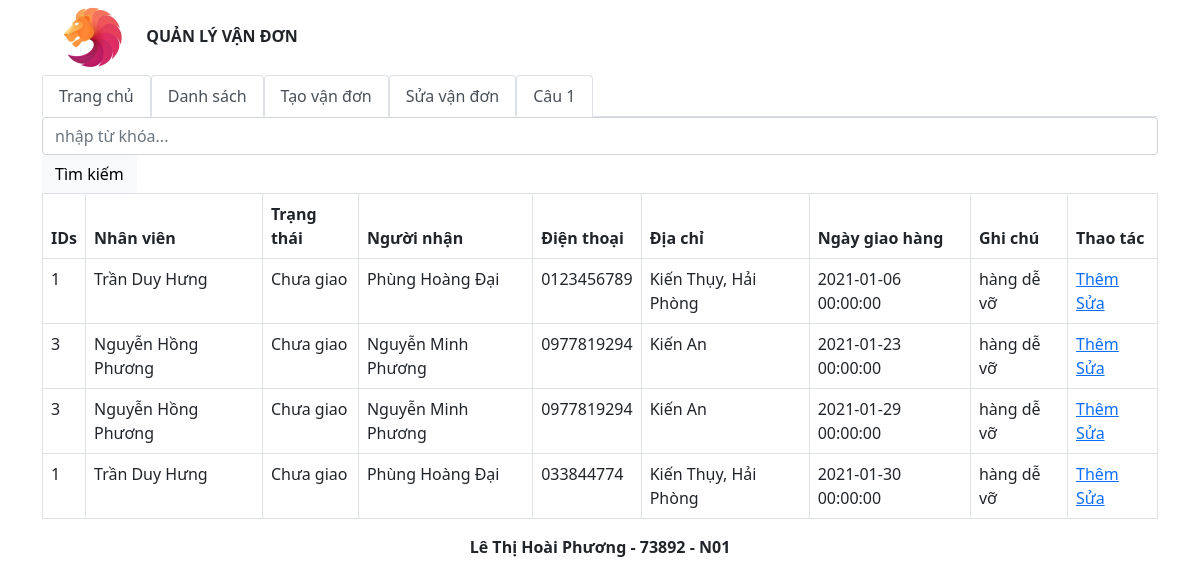
Page /danhsachvandon.php on the committed database.
### tables this page shows
CREATE TABLE `vandon` (
  `id` varchar(32) NOT NULL,
  `nhanvien_id` int(11) NOT NULL,
  `trangthai` int(11) NOT NULL,
  `nguoinhan` varchar(255) NOT NULL,
  `dienthoai` varchar(10) NOT NULL,
  `diachi` text NOT NULL,
  `ngaygiaohang` datetime NOT NULL,
  `ghichu` text NOT NULL
);

CREATE TABLE `nhanvien` (
  `id` int(11) NOT NULL,
  `hovaten` varchar(255) NOT NULL,
  `dienthoai` varchar(10) NOT NULL,
  `email` varchar(255) NOT NULL,
  `diachi` text NOT NULL
);

### backend.php (called while the page is built, shortened)
<?php
	$conn = new PDO('mysql:host=web.com.local;dbname=student','student','123456');
	function layvandon(){
		global $conn;
		$sql = "SELECT *, vandon.id as idvd, vandon.dienthoai as sdt, vandon.diachi as dc FROM vandon INNER JOIN nhanvien ON vandon.nhanvien_id = nhanvien.id";
		$stmt = $conn->prepare($sql);
		$stmt->execute();
		return $stmt->fetchAll();
	}
 ?>

### danhsachvandon.php (the view, shortened to what this page needs)
<?php
	include('backend.php');
	$vandon = layvandon();
 ?>
<!DOCTYPE html>
<html>
<head>
	<link rel="stylesheet" type="text/css" href="css/bootstrap.min.css">
	<link rel="stylesheet" type="text/css" href="style.css">
</head>
<body>
	<div class="container">
		<header>
			<img src="logo.jpg" class="logo">
			<span class="name-app">QUẢN LÝ VẬN ĐƠN</span>
			<ul class="nav nav-tabs">
				<li class="nav-item">
					<a href="index.php" class="nav-link active">Trang chủ</a>
				</li>
				<li class="nav-item">
					<a href="danhsachvandon.php" class="nav-link active">Danh sách</a>
				</li>
				<li class="nav-item">
					<a href="taovandon.php" class="nav-link active">Tạo vận đơn</a>
				</li>
				<li class="nav-item">
					<a href="suavandon.php" class="nav-link active">Sửa vận đơn</a>
				</li>
				<li class="nav-item">
					<a href="cau1.php" class="nav-link active">Câu 1</a>
				</li>
			</ul>
			<form method="POST">
				<fieldset class="form-group">
					<input type="text" name="tukhoa" class="form-control" id="formGroupExampleInput" placeholder="nhập từ khóa...">
					<button type="submit" name="timkiem" class="btn btn-light">Tìm kiếm</button>
				</fieldset>
			</form>
		</header>
		<content>
	        <table class="table table-bordered table-inverse table-hover">
	        	<thead>
	        		<tr>
	        			<th>IDs</th>
	        			<th>Nhân viên</th>
	        			<th>Trạng thái</th>
	        			<th>Người nhận</th>
	        			<th>Điện thoại</th>
	        			<th>Địa chỉ</th>
	        			<th>Ngày giao hàng</th>
	        			<th>Ghi chú</th>
	        			<th>Thao tác</th>
	        		</tr>
	        	</thead>
	        	<tbody>
	        		<?php
	        		foreach ($vandon as $row) {
	        		 ?>
	        		<tr>
	        			<td><?php echo $row['id'] ?></td>
	        			<td><?php echo $row['hovaten'] ?></td>
	        			<td>
	        				<?php
	        				if($row['trangthai']==0){
	        					echo 'Chưa giao';
	        				}else{
	        					echo 'Đã giao';
	        				}
	        				?>
	        			</td>
	        			<td><?php echo $row['nguoinhan'] ?></td>
	        			<td><?php echo $row['sdt'] ?></td>
	        			<td><?php echo $row['dc'] ?></td>
	        			<td><?php echo $row['ngaygiaohang'] ?></td>
	        			<td><?php echo $row['ghichu'] ?></td>
	        			<td>
	        				<a href="taovandon.php">Thêm</a>
	        				<a href="suavandon.php">Sửa</a>
	        			</td>
	        		</tr>
	        		<?php } ?>
	        	</tbody>
	        </table>
		</content>
		<footer class="footer">
			<span >Lê Thị Hoài Phương - 73892 - N01</span>
		</footer>
	</div>
</body>
</html>

### style.css (style rules this page uses)
.logo { width: 100px; height: auto; }
.name-app { font-weight: bold; }
.footer { width: 100%; text-align: center; font-weight: bold; }

### rows in the picture
vandon: nhanvien "1", nhanvien.hovaten "Trần Duy Hưng", trangthai "Chưa giao", nguoinhan "Phùng Hoàng Đại", dienthoai "0123456789", diachi "Kiến Thụy, Hải Phòng", ngaygiaohang "2021-01-06 00:00:00", ghichu "hàng dễ vỡ"
vandon: nhanvien "3", nhanvien.hovaten "Nguyễn Hồng Phương", trangthai "Chưa giao", nguoinhan "Nguyễn Minh Phương", dienthoai "0977819294", diachi "Kiến An", ngaygiaohang "2021-01-23 00:00:00", ghichu "hàng dễ vỡ"
vandon: nhanvien "3", nhanvien.hovaten "Nguyễn Hồng Phương", trangthai "Chưa giao", nguoinhan "Nguyễn Minh Phương", dienthoai "0977819294", diachi "Kiến An", ngaygiaohang "2021-01-29 00:00:00", ghichu "hàng dễ vỡ"
vandon: nhanvien "1", nhanvien.hovaten "Trần Duy Hưng", trangthai "Chưa giao", nguoinhan "Phùng Hoàng Đại", dienthoai "033844774", diachi "Kiến Thụy, Hải Phòng", ngaygiaohang "2021-01-30 00:00:00", ghichu "hàng dễ vỡ"
